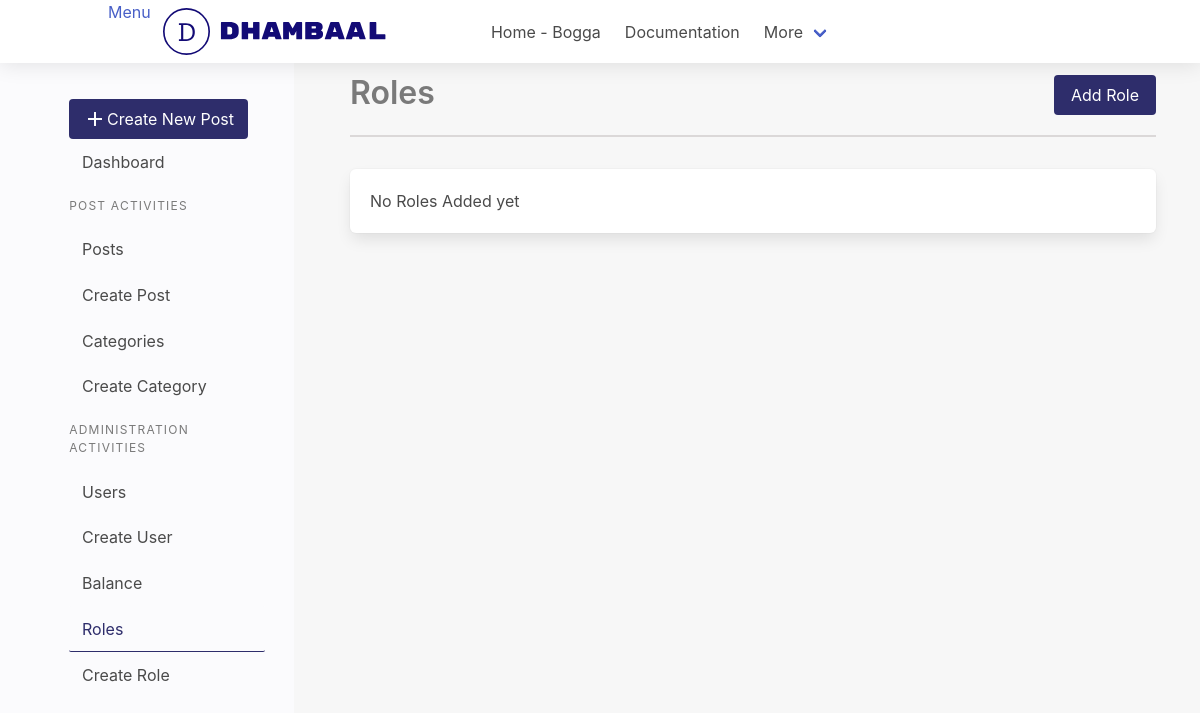
The page /dashboard/roles/ on the database as committed earlier.
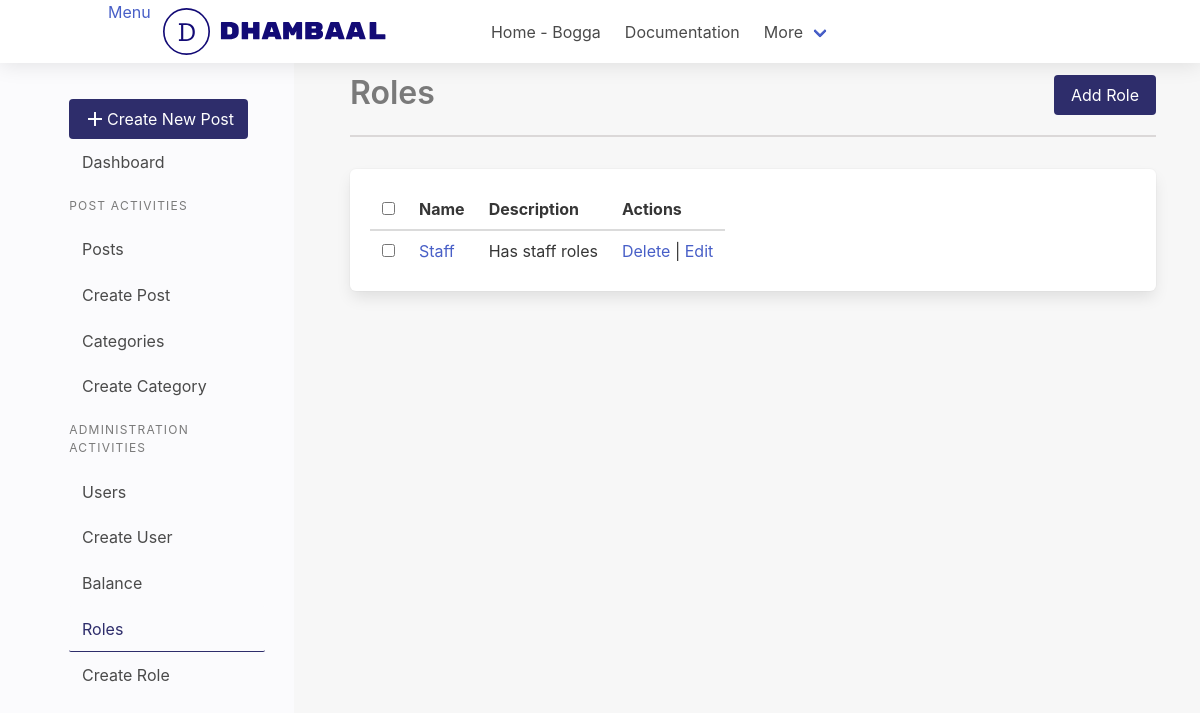
The same page on the database as committed later.
### app/auth/models/User.py (models this page shows, shortened)
class Role(db.Model):
    __tablename__ = "roles"
    id = db.Column(db.Integer(), primary_key=True)
    name = db.Column(db.String(80), unique=True)
    description = db.Column(db.Text)

### app/auth/auth.py (the view)
@dashboard_bp.route("/roles/")
def get_roles():
    roles = Role.query.all()
    return render_template("users/role_list.html", roles=roles)

### app/auth/templates/users/role_list.html
{% from "macro.html" import section_heading with context %}
{% extends 'layout/base.html' %}
{% block content %}
{{section_heading(title="Roles",link="dashboard.create_roles",btn_text="Add
Role")}}
{%if not roles %}
  <div class="box">
    <p>No Roles Added yet</p>
  </div>
{%else%}
<table class="table box">
  <thead>
    <tr>
      <th><input type="checkbox" /></th>
      <th>Name</th>
      <th>Description</th>
      <th>Actions</th>
    </tr>
  </thead>
  <tbody>
    {% for role in roles %}
    <tr>
      <th><input type="checkbox" /></th>
      <td><a href="#">{{ role.name }}</a></td>
       <td>{{ role.description }}</td>
      <td>
        <a href="{{url_for('dashboard.delete_role',id=role.id)}}" onclick="confirm('Are you sure?')">Delete</a> |
        <a href="{{url_for('dashboard.update_role',id=role.id)}}">Edit</a>
      </td>
    </tr>
    {%endfor%}
  </tbody>
</table>
{%endif%}
{%endblock content%}

Rows that differ between the two databases and show on the page:
added Role: name "Staff", description "Has staff roles"
Other text that changed with them:
form field value: (not shown) → "☐"
text no longer shown: "No Roles Added yet"
text now shown: "Name Description Actions"
